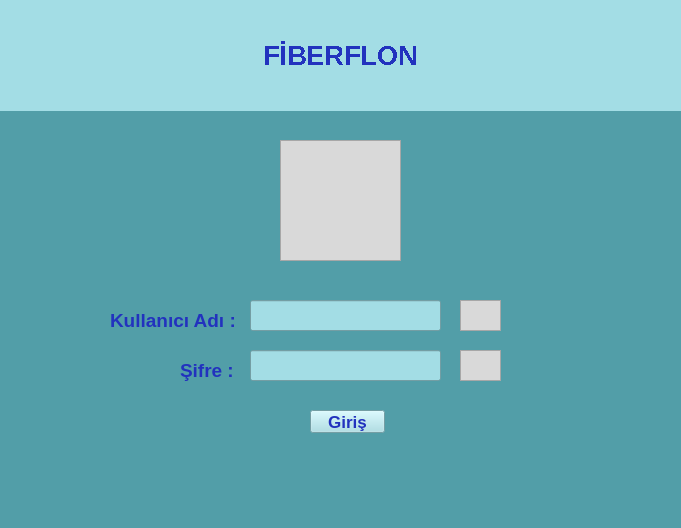
<?xml version="1.0" encoding="UTF-8"?>
<ui version="4.0">
 <class>giris_ekran</class>
 <widget class="QMainWindow" name="giris_ekran">
  <property name="geometry">
   <rect>
    <x>0</x>
    <y>0</y>
    <width>681</width>
    <height>528</height>
   </rect>
  </property>
  <property name="windowTitle">
   <string/>
  </property>
  <property name="styleSheet">
   <string notr="true">background-color: rgb(82, 158, 168);</string>
  </property>
  <widget class="QWidget" name="centralwidget">
   <widget class="QFrame" name="personel_img">
    <property name="geometry">
     <rect>
      <x>280</x>
      <y>140</y>
      <width>121</width>
      <height>121</height>
     </rect>
    </property>
    <property name="styleSheet">
     <string notr="true">background-color: rgb(217, 217, 217);
</string>
    </property>
    <property name="frameShape">
     <enum>QFrame::StyledPanel</enum>
    </property>
    <property name="frameShadow">
     <enum>QFrame::Raised</enum>
    </property>
   </widget>
   <widget class="QLabel" name="fiberflonyazi1_lbl">
    <property name="geometry">
     <rect>
      <x>0</x>
      <y>0</y>
      <width>681</width>
      <height>111</height>
     </rect>
    </property>
    <property name="font">
     <font>
      <pointsize>20</pointsize>
      <weight>75</weight>
      <bold>true</bold>
      <stylestrategy>NoAntialias</stylestrategy>
     </font>
    </property>
    <property name="styleSheet">
     <string notr="true">background-color: rgb(163, 221, 229);</string>
    </property>
    <property name="text">
     <string>&lt;html&gt;&lt;head/&gt;&lt;body&gt;&lt;p align=&quot;center&quot;&gt;&lt;span style=&quot; color:#2232be;&quot;&gt;FİBERFLON&lt;/span&gt;&lt;/p&gt;&lt;/body&gt;&lt;/html&gt;</string>
    </property>
   </widget>
   <widget class="QLabel" name="kullaniciadi_lbl">
    <property name="geometry">
     <rect>
      <x>110</x>
      <y>290</y>
      <width>141</width>
      <height>61</height>
     </rect>
    </property>
    <property name="styleSheet">
     <string notr="true">color: rgb(34, 50, 190);</string>
    </property>
    <property name="text">
     <string>&lt;html&gt;&lt;head/&gt;&lt;body&gt;&lt;p&gt;&lt;span style=&quot; font-size:14pt; font-weight:600;&quot;&gt;Kullanıcı Adı :&lt;/span&gt;&lt;/p&gt;&lt;/body&gt;&lt;/html&gt;</string>
    </property>
   </widget>
   <widget class="QLabel" name="sifre_lbl">
    <property name="geometry">
     <rect>
      <x>180</x>
      <y>340</y>
      <width>61</width>
      <height>61</height>
     </rect>
    </property>
    <property name="styleSheet">
     <string notr="true">color: rgb(34, 50, 190);</string>
    </property>
    <property name="text">
     <string>&lt;html&gt;&lt;head/&gt;&lt;body&gt;&lt;p&gt;&lt;span style=&quot; font-size:14pt; font-weight:600;&quot;&gt;Şifre :&lt;/span&gt;&lt;/p&gt;&lt;/body&gt;&lt;/html&gt;</string>
    </property>
   </widget>
   <widget class="QLineEdit" name="kullaniciadi_entry">
    <property name="geometry">
     <rect>
      <x>250</x>
      <y>300</y>
      <width>191</width>
      <height>31</height>
     </rect>
    </property>
    <property name="styleSheet">
     <string notr="true">background-color: rgb(163, 221, 229);</string>
    </property>
   </widget>
   <widget class="QLineEdit" name="sifre_entry">
    <property name="geometry">
     <rect>
      <x>250</x>
      <y>350</y>
      <width>191</width>
      <height>31</height>
     </rect>
    </property>
    <property name="styleSheet">
     <string notr="true">background-color: rgb(163, 221, 229);</string>
    </property>
    <property name="echoMode">
     <enum>QLineEdit::Password</enum>
    </property>
   </widget>
   <widget class="QFrame" name="kullaniciadi_img">
    <property name="geometry">
     <rect>
      <x>460</x>
      <y>300</y>
      <width>41</width>
      <height>31</height>
     </rect>
    </property>
    <property name="styleSheet">
     <string notr="true">background-color: rgb(217, 217, 217);
</string>
    </property>
    <property name="frameShape">
     <enum>QFrame::StyledPanel</enum>
    </property>
    <property name="frameShadow">
     <enum>QFrame::Raised</enum>
    </property>
   </widget>
   <widget class="QFrame" name="sifre_img">
    <property name="geometry">
     <rect>
      <x>460</x>
      <y>350</y>
      <width>41</width>
      <height>31</height>
     </rect>
    </property>
    <property name="styleSheet">
     <string notr="true">background-color: rgb(217, 217, 217);
</string>
    </property>
    <property name="frameShape">
     <enum>QFrame::StyledPanel</enum>
    </property>
    <property name="frameShadow">
     <enum>QFrame::Raised</enum>
    </property>
   </widget>
   <widget class="QPushButton" name="giris_btn">
    <property name="geometry">
     <rect>
      <x>310</x>
      <y>410</y>
      <width>75</width>
      <height>23</height>
     </rect>
    </property>
    <property name="font">
     <font>
      <pointsize>13</pointsize>
      <weight>75</weight>
      <bold>true</bold>
     </font>
    </property>
    <property name="styleSheet">
     <string notr="true">background-color: rgb(163, 221, 229);
color: rgb(34, 50, 190);</string>
    </property>
    <property name="text">
     <string>Giriş</string>
    </property>
   </widget>
  </widget>
  <widget class="QStatusBar" name="statusbar"/>
 </widget>
 <resources/>
 <connections/>
</ui>
